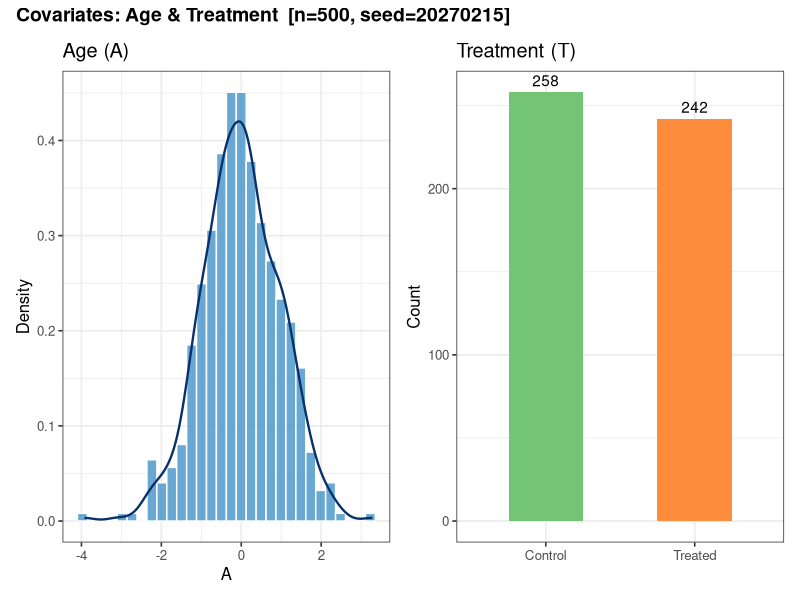
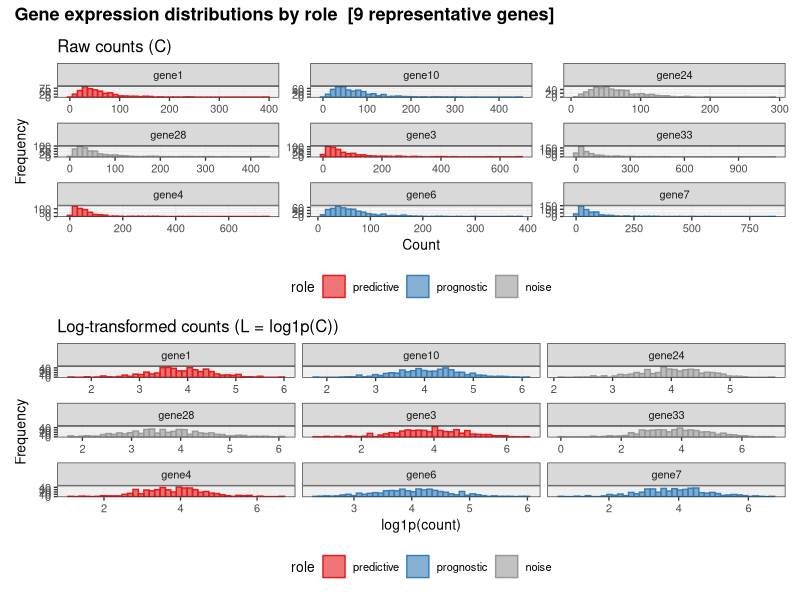
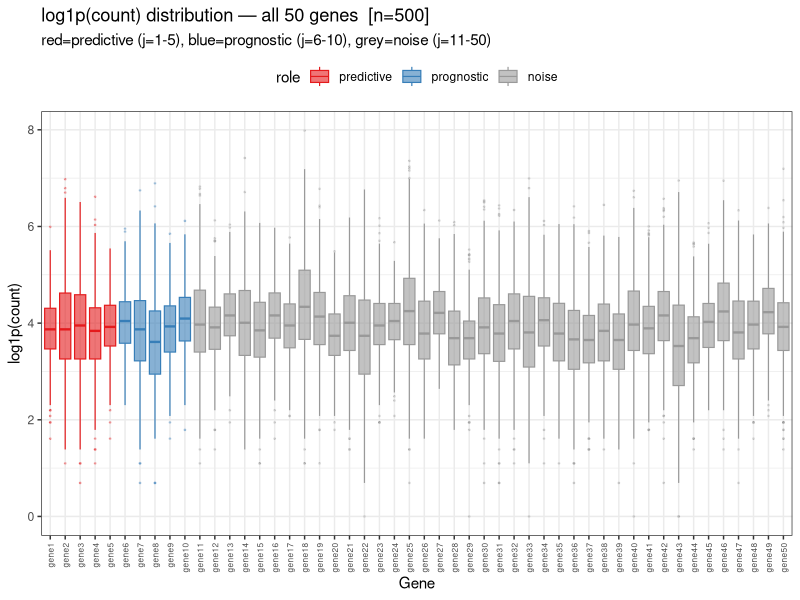
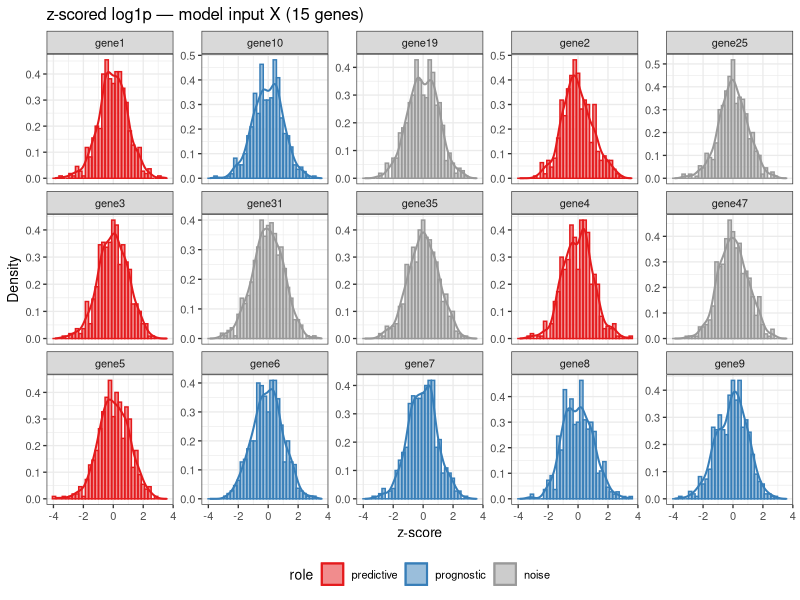
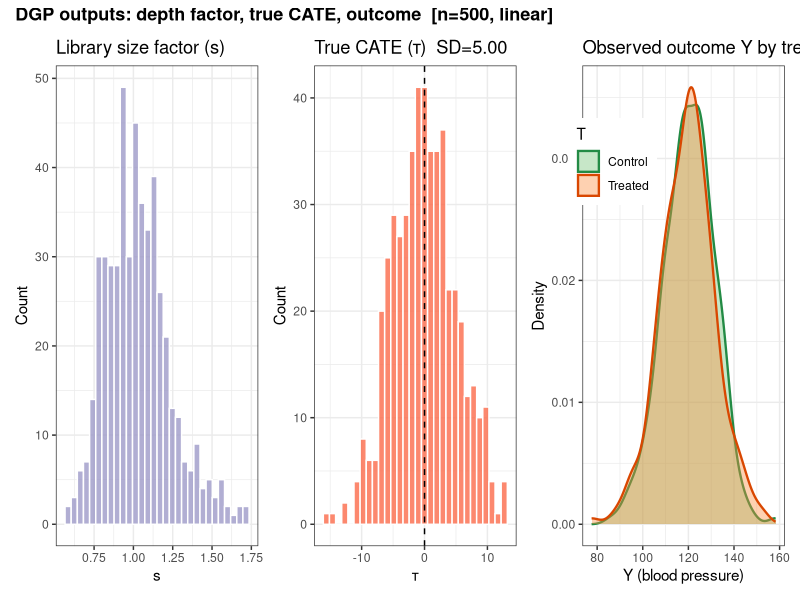
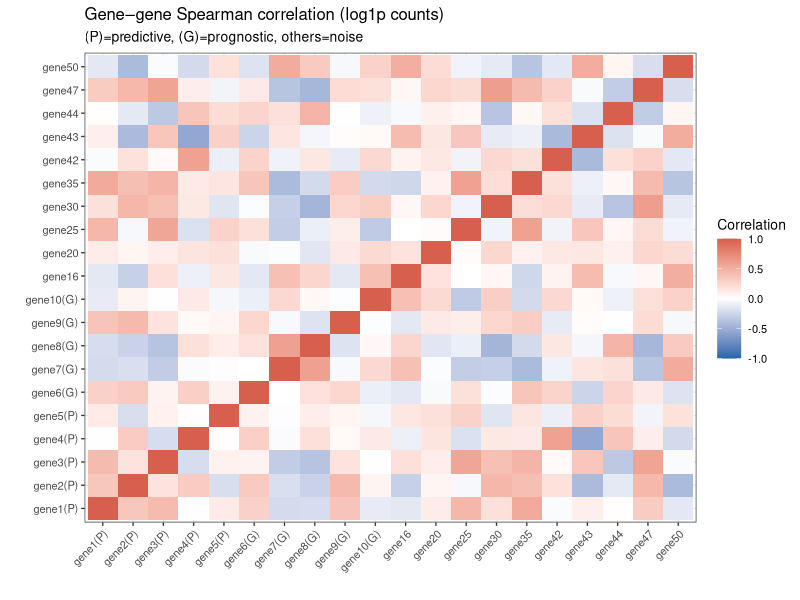

R code for these plots, in order:
#!/usr/bin/env Rscript
# visualize_dgp.R
# DGPで生成したオミクス・年齢データの分布可視化
# Run from repo root: Rscript sandbox/visualize_dgp.R

suppressPackageStartupMessages({
  library(ggplot2)
  library(patchwork)
})

out_dir <- "sandbox/benchmark_results/cate_demo_v02"
dir.create(out_dir, recursive = TRUE, showWarnings = FALSE)

# ---- DGP (run_cate_demo_v02.R と同一パラメータ) ----
set.seed(20270215)   # n=500, linear の条件と同一seed
n         <- 500
p         <- 50
K         <- 5
sigma_lambda <- 0.3
sigma_e      <- 0.3
theta_nb     <- 10
libsize_sd   <- 0.2
M_genes      <- 1:5
P_genes      <- 6:10
s_tau        <- 5
s_eta        <- 10
beta_A       <- 3
beta_P       <- 1
sigma_y      <- 5
mu0          <- 120

# 潜在変数
A      <- rnorm(n, 0, 1)
G      <- matrix(rnorm(n * K), n, K)
Lambda <- matrix(rnorm(p * K, 0, sigma_lambda), p, K)
b0     <- rnorm(p, log(50), 0.2)
bA     <- rnorm(p, 0.15, 0.05)
eps_E  <- matrix(rnorm(n * p, 0, sigma_e), n, p)

# 潜在ログ発現
E <- outer(rep(1,n), b0) + outer(A, bA) + G %*% t(Lambda) + eps_E

# RNA-seq観測
s      <- exp(rnorm(n, 0, libsize_sd))
mu_mat <- exp(E) * s
C      <- matrix(rnbinom(n * p, size = theta_nb, mu = as.vector(mu_mat)), n, p)
L      <- log1p(C)
colnames(C) <- colnames(L) <- paste0("gene", 1:p)

T_vec <- rbinom(n, 1, 0.5)

# CATE (linear)
u      <- rowSums(E[, M_genes])
uc     <- u - mean(u)
tau    <- uc * (s_tau / sd(uc))

# 予後
v      <- rowSums(E[, P_genes])
vc     <- v - mean(v)
eta    <- (beta_A * A + beta_P * vc)
eta    <- eta * (s_eta / sd(eta))
Y0     <- mu0 + eta + rnorm(n, 0, sigma_y)
Y      <- Y0 + T_vec * tau

# z-score（trainのみで計算→全体に適用、デモ用に全体で計算）
train_idx <- sort(sample(n, round(n * 0.8)))
mu_tr  <- colMeans(L[train_idx, ])
sd_tr  <- pmax(apply(L[train_idx, ], 2, sd), 1e-6)
L_z    <- sweep(sweep(L, 2, mu_tr, "-"), 2, sd_tr, "/")

gene_role <- ifelse(1:p %in% M_genes, "predictive",
             ifelse(1:p %in% P_genes, "prognostic", "noise"))


# ================================================================
# 図1: 年齢・治療の分布
# ================================================================
df_base <- data.frame(A = A, T = factor(T_vec, labels = c("Control", "Treated")))

p_age <- ggplot(df_base, aes(x = A)) +
  geom_histogram(aes(y = after_stat(density)), bins = 30,
                 fill = "#4292C6", color = "white", alpha = 0.8) +
  geom_density(color = "#08306B", linewidth = 0.8) +
  labs(title = "Age (A)", x = "A", y = "Density") +
  theme_bw(base_size = 12)

p_treat <- ggplot(df_base, aes(x = T, fill = T)) +
  geom_bar(width = 0.5, show.legend = FALSE) +
  scale_fill_manual(values = c("#74C476", "#FD8D3C")) +
  geom_text(stat = "count", aes(label = after_stat(count)), vjust = -0.5) +
  labs(title = "Treatment (T)", x = "", y = "Count") +
  theme_bw(base_size = 12)

fig1 <- p_age + p_treat +
  plot_annotation(title = "Covariates: Age & Treatment  [n=500, seed=20270215]",
                  theme = theme(plot.title = element_text(size = 14, face = "bold")))

ggsave(file.path(out_dir, "dgp_viz_01_age_treatment.png"),
       fig1, width = 8, height = 4, dpi = 150)
cat("Saved: dgp_viz_01_age_treatment.png\n")


# ================================================================
# 図2: カウント分布（生・log1p）遺伝子タイプ別
# ================================================================
# 代表遺伝子を各タイプから3つずつサンプリング
set.seed(1)
genes_show <- c(
  sample(M_genes, 3),
  sample(P_genes, 3),
  sample(which(!1:p %in% c(M_genes, P_genes)), 3)
)
role_labels <- c(rep("predictive", 3), rep("prognostic", 3), rep("noise", 3))

df_count <- do.call(rbind, lapply(seq_along(genes_show), function(i) {
  g <- genes_show[i]
  data.frame(
    count = C[, g],
    log1p = L[, g],
    gene  = paste0("gene", g),
    role  = role_labels[i]
  )
}))
df_count$role <- factor(df_count$role, levels = c("predictive", "prognostic", "noise"))

role_colors <- c(predictive = "#E41A1C", prognostic = "#377EB8", noise = "#999999")

p_raw <- ggplot(df_count, aes(x = count, fill = role, color = role)) +
  geom_histogram(bins = 40, alpha = 0.6, position = "identity") +
  facet_wrap(~gene, scales = "free", ncol = 3) +
  scale_fill_manual(values = role_colors) +
  scale_color_manual(values = role_colors) +
  labs(title = "Raw counts (C)", x = "Count", y = "Frequency") +
  theme_bw(base_size = 10) +
  theme(legend.position = "bottom", strip.text = element_text(size = 8))

p_log <- ggplot(df_count, aes(x = log1p, fill = role, color = role)) +
  geom_histogram(bins = 40, alpha = 0.6, position = "identity") +
  facet_wrap(~gene, scales = "free_x", ncol = 3) +
  scale_fill_manual(values = role_colors) +
  scale_color_manual(values = role_colors) +
  labs(title = "Log-transformed counts (L = log1p(C))", x = "log1p(count)", y = "Frequency") +
  theme_bw(base_size = 10) +
  theme(legend.position = "bottom", strip.text = element_text(size = 8))

fig2 <- p_raw / p_log +
  plot_annotation(
    title = "Gene expression distributions by role  [9 representative genes]",
    theme = theme(plot.title = element_text(size = 13, face = "bold"))
  )

ggsave(file.path(out_dir, "dgp_viz_02_count_distributions.png"),
       fig2, width = 10, height = 10, dpi = 150)
cat("Saved: dgp_viz_02_count_distributions.png\n")


# ================================================================
# 図3: 全50遺伝子のlog1p分布まとめ（箱ひげ図）
# ================================================================
df_all <- data.frame(
  log1p = as.vector(L),
  gene  = rep(paste0("gene", 1:p), each = n),
  role  = rep(ifelse(1:p %in% M_genes, "predictive",
              ifelse(1:p %in% P_genes, "prognostic", "noise")), each = n),
  gene_num = rep(1:p, each = n)
)
df_all$role <- factor(df_all$role, levels = c("predictive", "prognostic", "noise"))
df_all$gene <- factor(df_all$gene, levels = paste0("gene", 1:p))

fig3 <- ggplot(df_all, aes(x = gene, y = log1p, fill = role, color = role)) +
  geom_boxplot(outlier.size = 0.3, outlier.alpha = 0.3, linewidth = 0.4, alpha = 0.6) +
  scale_fill_manual(values = role_colors) +
  scale_color_manual(values = role_colors) +
  labs(
    title = "log1p(count) distribution — all 50 genes  [n=500]",
    subtitle = "red=predictive (j=1-5), blue=prognostic (j=6-10), grey=noise (j=11-50)",
    x = "Gene", y = "log1p(count)"
  ) +
  theme_bw(base_size = 11) +
  theme(
    axis.text.x = element_text(angle = 90, vjust = 0.5, hjust = 1, size = 6),
    legend.position = "top"
  )

ggsave(file.path(out_dir, "dgp_viz_03_all_genes_boxplot.png"),
       fig3, width = 14, height = 5, dpi = 150)
cat("Saved: dgp_viz_03_all_genes_boxplot.png\n")


# ================================================================
# 図4: z-score後の分布（前処理確認）
# ================================================================
df_z <- data.frame(
  z     = as.vector(L_z[, c(M_genes, P_genes, sample(11:50, 5))]),
  role  = rep(c(rep("predictive", 5), rep("prognostic", 5), rep("noise", 5)), each = n),
  gene  = rep(c(paste0("gene", M_genes),
                paste0("gene", P_genes),
                paste0("gene", sample(11:50, 5))), each = n)
)
df_z$role <- factor(df_z$role, levels = c("predictive", "prognostic", "noise"))

fig4 <- ggplot(df_z, aes(x = z, fill = role, color = role)) +
  geom_histogram(aes(y = after_stat(density)), bins = 35,
                 alpha = 0.5, position = "identity") +
  geom_density(linewidth = 0.7, alpha = 0) +
  facet_wrap(~gene, ncol = 5, scales = "free_y") +
  scale_fill_manual(values = role_colors) +
  scale_color_manual(values = role_colors) +
  labs(
    title = "z-scored log1p — model input X (15 genes)",
    x = "z-score", y = "Density"
  ) +
  theme_bw(base_size = 10) +
  theme(legend.position = "bottom", strip.text = element_text(size = 8))

ggsave(file.path(out_dir, "dgp_viz_04_zscore_input.png"),
       fig4, width = 14, height = 7, dpi = 150)
cat("Saved: dgp_viz_04_zscore_input.png\n")


# ================================================================
# 図5: 深度因子・アウトカム・tau の分布
# ================================================================
df_outcome <- data.frame(
  s    = s,
  tau  = tau,
  Y    = Y,
  T    = factor(T_vec, labels = c("Control", "Treated"))
)

p_s <- ggplot(df_outcome, aes(x = s)) +
  geom_histogram(bins = 30, fill = "#9E9AC8", color = "white", alpha = 0.8) +
  labs(title = "Library size factor (s)", x = "s", y = "Count") +
  theme_bw(base_size = 11)

p_tau <- ggplot(df_outcome, aes(x = tau)) +
  geom_histogram(bins = 30, fill = "#FB6A4A", color = "white", alpha = 0.8) +
  geom_vline(xintercept = 0, linetype = "dashed") +
  labs(title = sprintf("True CATE (τ)  SD=%.2f", sd(tau)), x = "τ", y = "Count") +
  theme_bw(base_size = 11)

p_Y <- ggplot(df_outcome, aes(x = Y, fill = T, color = T)) +
  geom_density(alpha = 0.4, linewidth = 0.8) +
  scale_fill_manual(values = c("#74C476", "#FD8D3C")) +
  scale_color_manual(values = c("#238B45", "#D94701")) +
  labs(title = "Observed outcome Y by treatment", x = "Y (blood pressure)", y = "Density") +
  theme_bw(base_size = 11) +
  theme(legend.position = "inside", legend.position.inside = c(0.15, 0.8))

fig5 <- (p_s | p_tau | p_Y) +
  plot_annotation(
    title = "DGP outputs: depth factor, true CATE, outcome  [n=500, linear]",
    theme = theme(plot.title = element_text(size = 13, face = "bold"))
  )

ggsave(file.path(out_dir, "dgp_viz_05_outcome_tau.png"),
       fig5, width = 13, height = 4, dpi = 150)
cat("Saved: dgp_viz_05_outcome_tau.png\n")


# ================================================================
# 図6: 遺伝子間相関ヒートマップ（ランク相関）
# ================================================================
genes_heatmap <- c(M_genes, P_genes, sample(11:50, 10, replace = FALSE))
cor_mat <- cor(L[, genes_heatmap], method = "spearman")
rownames(cor_mat) <- colnames(cor_mat) <- paste0(
  "gene", genes_heatmap,
  ifelse(genes_heatmap %in% M_genes, "(P)", ifelse(genes_heatmap %in% P_genes, "(G)", ""))
)

df_cor <- as.data.frame(as.table(cor_mat))
colnames(df_cor) <- c("Gene1", "Gene2", "Correlation")

role_order <- c(
  paste0("gene", M_genes, "(P)"),
  paste0("gene", P_genes, "(G)"),
  paste0("gene", sort(genes_heatmap[!genes_heatmap %in% c(M_genes, P_genes)]))
)
df_cor$Gene1 <- factor(df_cor$Gene1, levels = role_order)
df_cor$Gene2 <- factor(df_cor$Gene2, levels = role_order)

fig6 <- ggplot(df_cor, aes(x = Gene1, y = Gene2, fill = Correlation)) +
  geom_tile() +
  scale_fill_gradient2(low = "#2166AC", mid = "white", high = "#D6604D",
                       midpoint = 0, limits = c(-1, 1)) +
  labs(
    title = "Gene–gene Spearman correlation (log1p counts)",
    subtitle = "(P)=predictive, (G)=prognostic, others=noise",
    x = "", y = ""
  ) +
  theme_bw(base_size = 10) +
  theme(
    axis.text.x = element_text(angle = 45, hjust = 1, size = 8),
    axis.text.y = element_text(size = 8)
  )

ggsave(file.path(out_dir, "dgp_viz_06_gene_correlation.png"),
       fig6, width = 9, height = 8, dpi = 150)
cat("Saved: dgp_viz_06_gene_correlation.png\n")

cat("\n全図の保存完了: ", out_dir, "\n")
